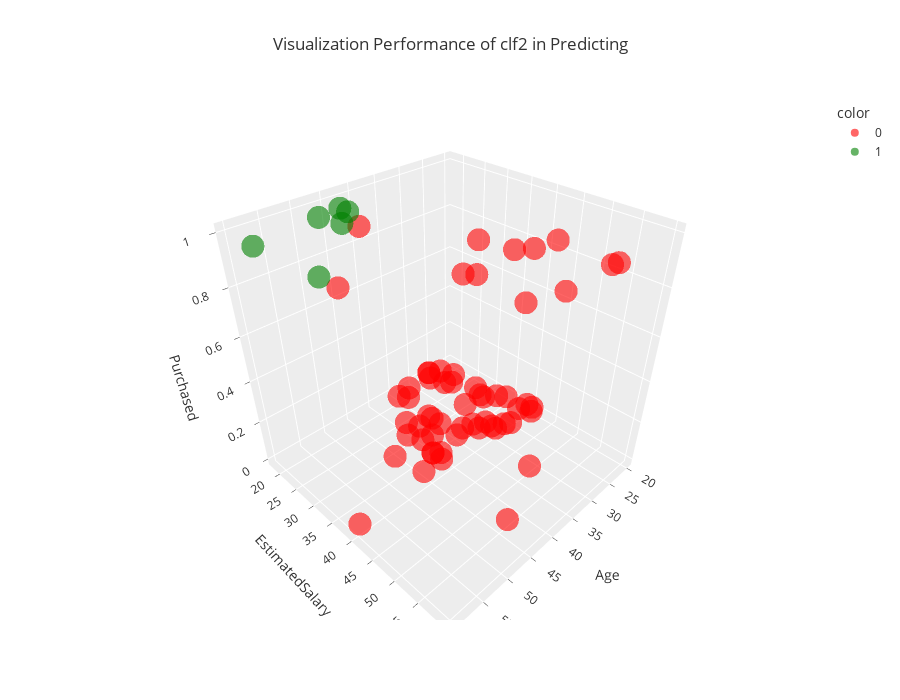

Source (notebook cell):
### Markdown cell above
<div style="color:orange;
           display:fill;
           border-radius:5px;
           font-family:Verdana;
           letter-spacing:0.5px;
           background-color:black;
            text-align:center;
            padding: 1px;">

<h1 id="head7">
    <p style="padding: 6px;
              font-size:100%;
              color:orange;
              text-align:center;">
              7. Visualization Final Model
    <a class="anchor-link" href="https://www.kaggle.com/arezalo/customer-behaviour-prediction-naive-bayes#head7">¶</a></p>
</h1>
</div>

### Code cell
%matplotlib inline
x_train, x_test, y_train, y_test = train_test_split(x2, y2, test_size=0.2, random_state=0)
x_test = np.concatenate((x_test, y_test), axis=1)
x_test = pd.DataFrame(x_test, columns=['Gender', 'Age', 'EstimatedSalary', 'Purchased'])

fig = px.scatter_3d(
    data_frame= x_test,
    x=x_test.Age,
    y=x_test.EstimatedSalary,
    z=x_test.Purchased,
    color=clf2.predict(x_test.drop('Purchased', axis=1)).astype(str),
    color_discrete_sequence={0:'red', 1:'green'},
    template='ggplot2',
    opacity=0.6,
    height=700,
    title=f'Visualization Performance of clf2 in Predicting')

pio.show(fig)

### Figure 1 — Plotly figure (JSON) as saved in the notebook; plotly's stock layout.template omitted (floating-point values rounded to 4 significant figures)
{"data": [{"hovertemplate": "color=0<br>Age=%{x}<br>EstimatedSalary=%{y}<br>Purchased=%{z}<extra></extra>", "legendgroup": "0", "marker": {"color": "red", "opacity": 0.6, "symbol": "circle"}, "mode": "markers", "name": "0", "scene": "scene", "showlegend": true, "type": "scatter3d", "x": [31.0, 45.0, 29.0, 24.0, 41.0, 32.0, 59.0, 47.0, 35.0, 46.0, 59.0, 33.0, 41.0, 38.0, 27.0, 40.0, 39.0, 24.0, 41.0, 26.0, 20.0, 38.0, 33.0, 42.0, 38.0, 32.0, 27.0, 43.0, 35.0, 31.0, 47.0, 24.0, 29.0, 20.0, 26.0, 22.0, 34.0, 21.0, 32.0, 28.0, 26.0, 23.0, 47.0, 32.0, 39.0, 36.0, 46.0, 40.0, 29.0, 21.0, 35.0, 23.0, 22.0, 41.0, 35.0, 25.0, 26.0, 35.0], "y": [35.42, 37.91, 38.22, 31.38, 35.73, 50.67, 40.71, 58.13, 35.42, 31.69, 39.16, 59.69, 29.2, 48.49, 19.56, 36.67, 43.2, 19.24, 35.73, 22.67, 38.84, 32.31, 34.8, 59.69, 28.89, 60.0, 39.47, 54.71, 31.07, 36.98, 28.58, 30.44, 36.67, 40.09, 40.09, 32.93, 21.11, 40.71, 49.73, 30.44, 18.0, 22.04, 48.49, 18.93, 26.4, 50.04, 49.73, 32.0, 39.16, 34.49, 27.96, 28.27, 38.53, 37.91, 19.56, 23.6, 18.0, 28.89], "z": [0.0, 0.0, 0.0, 0.0, 0.0, 1.0, 1.0, 1.0, 0.0, 0.0, 0.0, 1.0, 0.0, 1.0, 0.0, 0.0, 1.0, 0.0, 0.0, 0.0, 0.0, 0.0, 0.0, 1.0, 0.0, 1.0, 0.0, 0.0, 0.0, 0.0, 1.0, 0.0, 0.0, 0.0, 0.0, 0.0, 0.0, 0.0, 0.0, 0.0, 0.0, 0.0, 1.0, 0.0, 0.0, 1.0, 1.0, 0.0, 0.0, 0.0, 0.0, 0.0, 0.0, 0.0, 0.0, 0.0, 0.0, 0.0]}, {"hovertemplate": "color=1<br>Age=%{x}<br>EstimatedSalary=%{y}<br>Purchased=%{z}<extra></extra>", "legendgroup": "1", "marker": {"color": "green", "opacity": 0.6, "symbol": "circle"}, "mode": "markers", "name": "1", "scene": "scene", "showlegend": true, "type": "scatter3d", "x": [60.0, 49.0, 48.0, 45.0, 59.0, 45.0], "y": [23.91, 22.04, 26.09, 23.29, 36.98, 21.42], "z": [1.0, 1.0, 1.0, 1.0, 1.0, 1.0]}], "layout": {"height": 700, "legend": {"title": {"text": "color"}, "tracegroupgap": 0}, "scene": {"domain": {"x": [0.0, 1.0], "y": [0.0, 1.0]}, "xaxis": {"title": {"text": "Age"}}, "yaxis": {"title": {"text": "EstimatedSalary"}}, "zaxis": {"title": {"text": "Purchased"}}}, "title": {"text": "Visualization Performance of clf2 in Predicting"}}}
